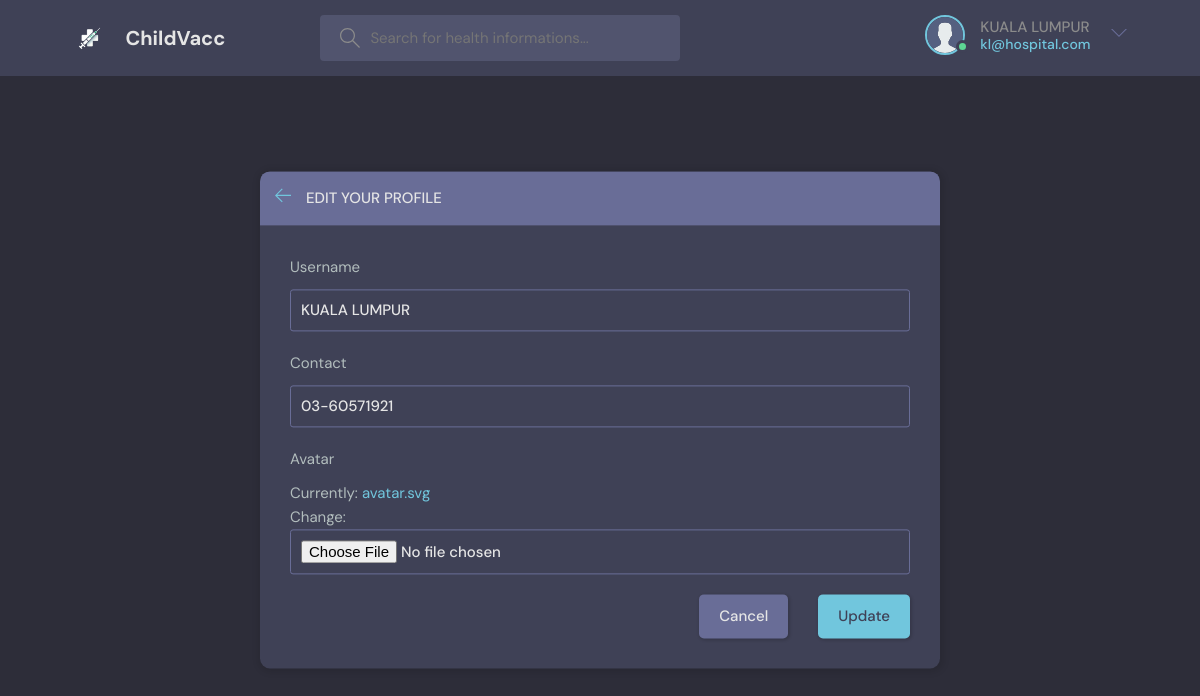
The page /update-profile-admin/ (signed in) on the database its author committed.
### base/models.py (models this page shows)
class User(AbstractUser):
    email = models.EmailField(unique=True)
    username = models.CharField(max_length=150, unique=True)
    avatar = models.ImageField(null=True, default="avatar.svg")
    contact = models.CharField(max_length=12, null=True)
    address1 = models.CharField(max_length=30)
    address2 = models.CharField(max_length=30)
    postcode = models.CharField(max_length=5)
    city = models.CharField(max_length=30)
    state = models.CharField(max_length=20)
    class Types(models.TextChoices):
        PARENT = "PARENT", "Parent"
        HOSPITAL = "HOSPITAL", "Hospital"
        ADMIN = "ADMIN", "Admin"
        VACCINESUPPLIER = "VACCINESUPPLIER", "VaccineSupplier"
    type = models.CharField(max_length=50, choices=Types.choices, default=Types.ADMIN)
    class Status(models.TextChoices):
        APPROVED = "APPROVED", "Approved"
        PENDING = "PENDING", "Pending"
        RESTRICTED = "RESTRICTED", "Restricted"
    status = models.CharField(max_length=50, choices=Status.choices, default=Status.PENDING)
    class Meta:
        ordering = ['username']
    USERNAME_FIELD = 'email'
    REQUIRED_FIELDS = ['username', 'type']

### base/views.py (the view)
# urls.py: path('update-profile-admin/', views.updateAdmin, name="update-profile-admin"),
def updateAdmin(request):
    user = request.user
    form = AdminForm(instance=user)
    context = {'form': form}
    if request.method == 'POST':
        form = AdminForm(request.POST, request.FILES, instance=user)
        if form.is_valid:
            form.save()
            return redirect('profile-admin', pk=user.id)
    return render(request, 'base/update_profile_admin.html', context)

### base/forms.py
class AdminForm(ModelForm):
    class Meta:
        model = User
        fields = ['username', 'contact', 'avatar']

### base/templates/base/update_profile_admin.html (shortened to what this page needs)
{% extends 'main.html' %}
{% block content %}
    <main class="update-account layout">
        <div class="container">
            <div class="layout__box">
                <div class="layout__boxHeader">
                    <div class="layout__boxTitle">
                        <a href="{{request.META.HTTP_REFERER}}">
                            <svg version="1.1" xmlns="http://www.w3.org/2000/svg" width="32" height="32"
                                viewBox="0 0 32 32">
                                <title>arrow-left</title>
                                <path
                                    d="M13.723 2.286l-13.723 13.714 13.719 13.714 1.616-1.611-10.96-10.96h27.625v-2.286h-27.625l10.965-10.965-1.616-1.607z">
                                </path>
                            </svg>
                        </a>
                        <h3>Edit your profile</h3>
                    </div>
                </div>
                <div class="layout__body">
                    <form class="form" action="" method="POST" enctype="multipart/form-data">
                      {% for field in form %}
                      <div class="form__group">
                          <label>{{field.label}}</label>
                          {{field}}
                      </div>
                      {% endfor %}
                        <div class="form__action">
                            <a class="btn btn--dark" href="{{request.META.HTTP_REFERER}}">Cancel</a>
                            <button class="btn btn--main" type="submit">Update</button>
                        </div>
                    </form>
                </div>
            </div>
        </div>
    </main>
{% endblock content %}

### templates/navbar.html (shortened to what this page needs)
{% load static %}
<header class="header header--loggedIn">
    <div class="container">
      <a href="{% url 'home' %}" class="header__logo">
        <img src="{% static 'images/logo.png' %}" />
        <h1>ChildVacc</h1>
      </a>
      <form class="header__search" method="GET" action="{% url 'home' %}">
        <label>
          <input name="q" placeholder="Search for health informations..." />
        </label>
      </form>
      <nav class="header__menu">
        {% if request.user.is_authenticated %}
        <div class="header__user">
          {% if user.type == 'PARENT' %}
            <a href="{% url 'profile-parent' user.id %}">
              <div class="avatar avatar--medium active">
                <img src="{{user.avatar.url}}" />
              </div>
              <p>{{request.user.username}} <span>{{request.user.email}}</span></p>
            </a>
          {% elif user.type == 'HOSPITAL' %}
          <a href="{% url 'profile-hospital' user.id %}">
            <div class="avatar avatar--medium active">
              <img src="{{user.avatar.url}}" />
            </div>
            <p>{{request.user.username}} <span>{{request.user.email}}</span></p>
          </a>
          {% endif %}
          <button class="dropdown-button">
            <svg version="1.1" xmlns="http://www.w3.org/2000/svg" width="32" height="32" viewBox="0 0 32 32">
              <title>chevron-down</title>
              <path d="M16 21l-13-13h-3l16 16 16-16h-3l-13 13z"></path>
            </svg>
          </button>
        </div>
        {% else %}
        <a href="{% url 'login' %}">
          <img src="{% static 'images/avatar.svg' %}" />
          <p>Login</p>
        </a>
        {% endif %}
      </nav>
    </div>
  </header>

### rows shown on the page
User: avatar (placeholder picture), user.username "KUALA LUMPUR", user.email "kl@hospital.com", form "KUALA LUMPUR" "03-60571921"

### other values the page prints
{{ field.label }} "Username" "Contact" "Avatar"
